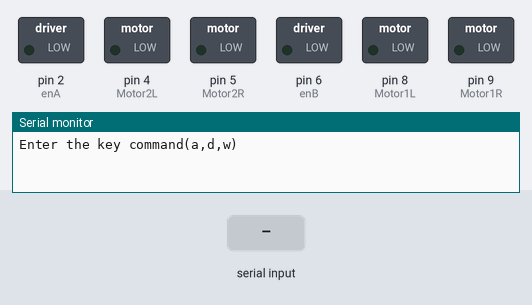
The sketch below on a simulated Arduino Mega 2560, built with avr-gcc and run on an emulated ATmega2560. On the bench: switched loads named in the sketch (green lamp = pin HIGH), the last lines printed to the serial monitor. Inputs (shaded band) come from the test bench.

Above: at 1.2 s.
1.3 s: "s" received over Serial
At 2.5 s:
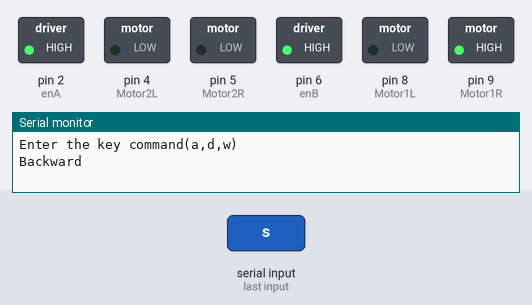
2.8 s: "a" received over Serial
At 4.8 s:
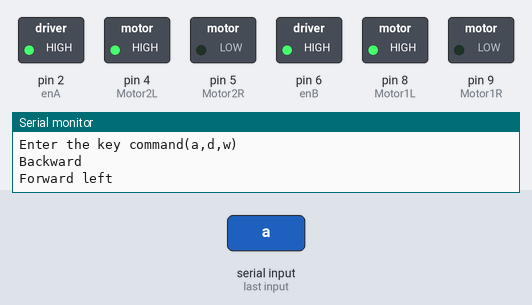
5.8 s: "d" received over Serial
At 8.3 s:
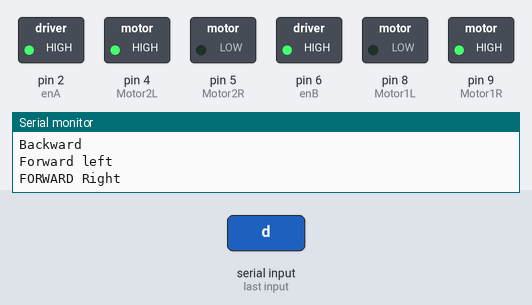
Timing chart, 0 to 11.8 s (numbered marks = the images above; inputs shaded):
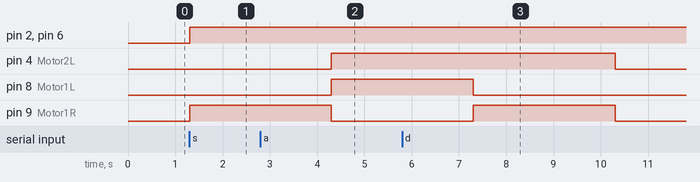

Measured:
- after the input at 1.3 s, pin 2 (enA), pin 6 (enB), pin 9 (Motor1R): LOW → HIGH at once
- after the input at 2.8 s, pin 4 (Motor2L), pin 8 (Motor1L): LOW → HIGH after 1.5 s
- after the input at 5.8 s, pin 4 (Motor2L): HIGH → LOW after 4.5 s instead of 1.5 s; pin 8 (Motor1L): HIGH → LOW after 1.5 s; pin 9 (Motor1R): LOW → HIGH after 1.5 s, → LOW 3.0 s later

The sketch:

Pumpmotor_test.ino
```cpp
/*ME463 UROPA - made by HYUKJUN JANG
 * This code is for testing power of motors giving different Duty(0~255)
 * Average Voltage = (Duty ÷ 256) x 5 volts
 * Modified-->
 * 1.Motors will be operated by a laptop keyboard input(a,s,d,w)
 * 2.Before compiling, Click Tools tab and make sure Board(Mega2560) and Port should be defined
 * 3.Make sure set 9600 baud rate on Serial monitor(located at down rigt)
 */


const int Motor1L =8;//IN1 pin 8
const int Motor1R =9;//IN2 pin 9
const int enA = 2;//for the motor attached to M1A,M1B(motordrive)//ArduinoMega(pin2)
const int Motor2L = 4;//for the motor attached to M2A,M2B//ArduinoMega(pin4)
const int Motor2R = 5; // pin 5
const int enB = 6; // pin 6
char val =0;

void setup() {

pinMode(enA, OUTPUT);
pinMode(enB, OUTPUT);
//Motor1 label is for a main motor
pinMode(Motor1L, OUTPUT);
pinMode(Motor1R, OUTPUT);
//Motor2 label is for side motors
pinMode(Motor2L, OUTPUT);
pinMode(Motor2R, OUTPUT);

Serial.begin(9600);
Serial.println("Enter the key command(a,d,w)");

}

void loop() {


/*Available to see the power by putting Duty value on the serial monitor

/*Modified->
 * 1. If you want to change the power of the motor,you should
 * manually edit the number(0~255)below and compile it)
 * 2. If you want to run it longer, edit the delay()[unit:ms]
  */
  if(Serial.available())
  {
    //int speed = Serial.parseInt(); //Receive Value from serial monitor
    val = Serial.read();
    //Set Motors speed maximum range 255
    analogWrite(enA, 255);
    analogWrite(enB, 255);


//if the value input is equal to s, main motor runs to make it go backward
    if (val== 's'){
      //Run the backside of the motor to go backward
      analogWrite(Motor1R,255);
      analogWrite(Motor1L,0);
      Serial.println("Backward");
      delay(3000);
    }
//if the value input is equal to a, side motor runs to make it turn left
    else if(val == 'a'){
      //Run the backside of the motor to go forward
      analogWrite(Motor1R,0);
      analogWrite(Motor1L,255);
      //Run the side motor to move left
      analogWrite(Motor2R,0);
      analogWrite(Motor2L,255);
      Serial.println("Forward left");
      delay(3000);

    }
//if the value input is equal to w,both motors run to make it go foward
    else if(val =='w'){
      analogWrite(Motor1L,0);
      analogWrite(Motor1R,255);
      Serial.println("FORWARD");
      delay(3000);
    }
//if the value input is equal to d,both motors run to make it turn right
    else if(val =='d'){
      //Run the backside of the motor to go forward
      analogWrite(Motor1L,0);
      analogWrite(Motor1R,255);
      //Run the side motor to move right
      analogWrite(Motor2L,255);
      analogWrite(Motor2R,0);
      Serial.println("FORWARD Right");
      delay(3000);
    }

    else
      analogWrite(Motor1L,0);
      analogWrite(Motor1R,0);
      analogWrite(Motor2R,0);
      analogWrite(Motor2L,0);
    }


}
```
